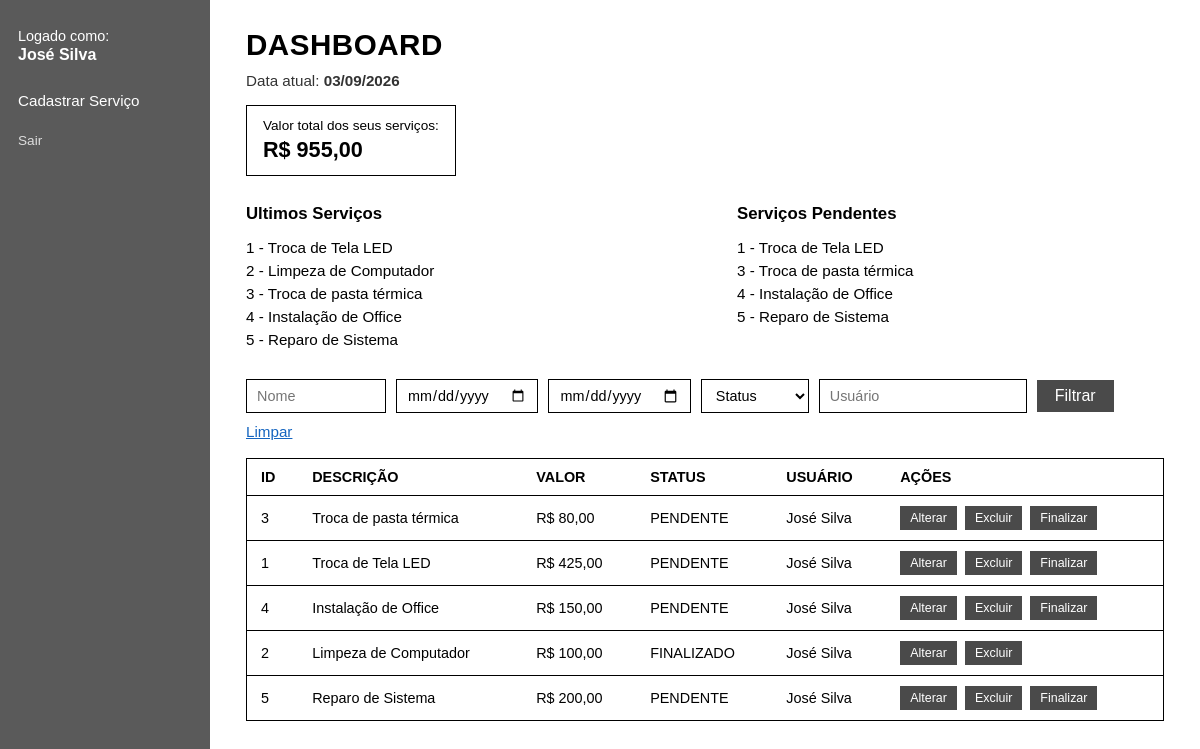
Screenshot of /teste-php/teste-php/?route=dashboard (signed in) with the database file from the repository.
### tables this page shows
CREATE TABLE IF NOT EXISTS `service` (
  `id_service`      BIGINT(20)    NOT NULL AUTO_INCREMENT,
  `description`     VARCHAR(45)   NOT NULL,
  `price`           DECIMAL(11,3) NOT NULL,
  `created_at`      DATETIME      NOT NULL DEFAULT CURRENT_TIMESTAMP,
  `update_at`       DATETIME      NULL     ON UPDATE CURRENT_TIMESTAMP,
  `finished_at`     DATETIME      NULL     COMMENT 'Data de finalização do serviço',
  `commission_user` DECIMAL(11,3) NULL     COMMENT 'Valor da comissão calculada ao finalizar',
  `user_id_user`    BIGINT(20)    NOT NULL,
  PRIMARY KEY (`id_service`),
  CONSTRAINT `fk_service_user`
    FOREIGN KEY (`user_id_user`) REFERENCES `user` (`id_user`)
    ON DELETE RESTRICT
    ON UPDATE CASCADE
);

CREATE TABLE IF NOT EXISTS `user` (
  `id_user`    BIGINT(20)   NOT NULL AUTO_INCREMENT,
  `name`       VARCHAR(150) NOT NULL,
  `email`      VARCHAR(100) NOT NULL UNIQUE,
  `password`   VARCHAR(255) NOT NULL COMMENT 'Hash gerado por password_hash()',
  `created_at` DATETIME     NOT NULL DEFAULT CURRENT_TIMESTAMP,
  `update_at`  DATETIME     NULL     ON UPDATE CURRENT_TIMESTAMP,
  `ativo`      TINYINT(1)   NOT NULL DEFAULT 1,
  PRIMARY KEY (`id_user`)
);

### app/Core/Controller.php (called while the page is built, shortened)
<?php
abstract class Controller
{
    protected function render(string $view, array $data = []): void
    {
        extract($data);
        $viewPath = __DIR__ . '/../Views/' . $view . '.php';
        require $viewPath;
    }
}

### app/Controllers/DashboardController.php (called while the page is built, shortened)
<?php
class DashboardController extends Controller
{
    private $serviceModel;
    public function __construct()
    {
        $this->serviceModel = new Service();
    }
    public function index(): void
    {
        $userId  = (int) $_SESSION['user']['id_user'];
        $filters = $this->readFilters();
        $this->render('dashboard/index', [
            'user'            => $_SESSION['user'],
            'flash'           => $this->getFlash(),
            'currentDate'     => date('d/m/Y'),
            'totalValue'      => $this->serviceModel->getTotalByUser($userId),
            'lastServices'    => $this->serviceModel->getLastByUser($userId),
            'pendingServices' => $this->serviceModel->getPendingByUser($userId),
            'services'        => $this->serviceModel->findAllWithUser($filters),
            'filters'         => $filters,
        ]);
    }
    private function readFilters()
    {
        $status = trim($_GET['status'] ?? '');
        if ($status !== 'Pendente' && $status !== 'Finalizado') {
            $status = '';
        }
        return [
            'description' => trim($_GET['description'] ?? ''),
            'date_from'   => $this->sanitizeDate($_GET['date_from'] ?? ''),
            'date_to'     => $this->sanitizeDate($_GET['date_to'] ?? ''),
            'status'      => $status,
            'user_name'   => trim($_GET['user_name'] ?? ''),
        ];
    }
    private function sanitizeDate($value)
    {
        $value = trim($value);
        if ($value === '' || !preg_match('/^\d{4}-\d{2}-\d{2}$/', $value)) {
            return '';
        }
        return $value;
    }
}

### app/Core/Router.php (called while the page is built, shortened)
<?php
class Router
{
    private array $routes = [];
    public function add(string $route, string $controller, string $action): void
    {
        $this->routes[$route] = [
            'controller' => $controller,
            'action'     => $action,
        ];
    }
    public function dispatch(): void
    {
        $route = trim($_GET['route'] ?? 'auth/login');
        $route = filter_var($route, FILTER_SANITIZE_URL);
        $action         = $this->routes[$route]['action'];
        $controller = new $controllerName();
        $controller->$action();
    }
}

### index.php (called while the page is built, shortened)
<?php
spl_autoload_register(function (string $class): void {
    $path = __DIR__ . '/app/' . str_replace('\\', '/', substr($class, 4)) . '.php';
});
$router = new Router();
$router->add('auth/login',    'AuthController', 'login');
$router->add('auth/logout',   'AuthController', 'logout');
$router->add('auth/register', 'AuthController', 'register');
$router->add('dashboard', 'DashboardController', 'index');
$router->add('service/create', 'ServiceController', 'create');
$router->add('service/store',  'ServiceController', 'store');
$router->add('service/edit',   'ServiceController', 'edit');
$router->add('service/update', 'ServiceController', 'update');
$router->add('service/delete', 'ServiceController', 'delete');
$router->add('service/finish', 'ServiceController', 'finish');
$router->dispatch();

### app/Core/Model.php (called while the page is built, shortened)
<?php
abstract class Model
{
    protected PDO $db;
    public function __construct()
    {
        $this->db = Database::getInstance();
    }
    protected function fetchAll(string $sql, array $params = []): array
    {
        $stmt = $this->db->prepare($sql);
        $stmt->execute($params);
        return $stmt->fetchAll();
    }
}

### app/Core/Database.php (called while the page is built, shortened)
<?php
class Database
{
    private static ?PDO $instance = null;
    public static function getInstance(): PDO
    {
        if (self::$instance === null) {
            $dsn = sprintf(
                'mysql:host=%s;dbname=%s;charset=%s',
                DB_HOST,
                DB_NAME,
                DB_CHARSET
            );
            try {
                self::$instance = new PDO($dsn, DB_USER, DB_PASS, [
                    PDO::ATTR_ERRMODE            => PDO::ERRMODE_EXCEPTION,
                    PDO::ATTR_DEFAULT_FETCH_MODE => PDO::FETCH_ASSOC,
                    PDO::ATTR_EMULATE_PREPARES   => false,
                ]);
            } catch (PDOException $e) {
                error_log('Erro de conexão com o banco: ' . $e->getMessage());
                die('Erro interno. Tente novamente mais tarde.');
            }
        }
        return self::$instance;
    }
}

### app/Models/Service.php (called while the page is built, shortened)
<?php
class Service extends Model
{
    public function findAllWithUser(array $filters = [])
    {
        $sql = 'SELECT
                    s.id_service,
                    s.description,
                    s.price,
                    s.finished_at,
                    s.commission_user,
                    s.created_at,
                    s.user_id_user,
                    u.name AS user_name,
                    CASE
                        WHEN s.finished_at IS NULL THEN \'Pendente\'
                        ELSE \'Finalizado\'
                    END AS status
                FROM `service` s
                INNER JOIN `user` u ON u.id_user = s.user_id_user';
        $params = [];
        $sql .= ' ORDER BY s.created_at DESC';
        return $this->fetchAll($sql, $params);
    }
    public function getLastByUser($userId, $limit = 5)
    {
        $sql = 'SELECT id_service, description, finished_at
                FROM `service`
                WHERE user_id_user = :user_id
                ORDER BY created_at DESC
                LIMIT ' . (int) $limit;
        return $this->fetchAll($sql, ['user_id' => $userId]);
    }
    public function getPendingByUser($userId, $limit = 5)
    {
        $sql = 'SELECT id_service, description
                FROM `service`
                WHERE user_id_user = :user_id
                  AND finished_at IS NULL
                ORDER BY created_at DESC
                LIMIT ' . (int) $limit;
        return $this->fetchAll($sql, ['user_id' => $userId]);
    }
}

### app/Views/dashboard/index.php (the view, shortened to what this page needs)
<!DOCTYPE html>
<html lang="pt-BR">
<head>
    <link rel="stylesheet" href="<?= BASE_URL ?>public/css/style.css">
</head>
<body class="dashboard-page">
    <aside class="sidebar">
        <p class="sidebar-user">Logado como:</p>
        <p class="sidebar-name"><?= htmlspecialchars($user['name']) ?></p>
        <nav class="sidebar-nav">
            <a href="<?= BASE_URL ?>?route=service/create">Cadastrar Serviço</a>
            <a class="nav-logout" href="<?= BASE_URL ?>?route=auth/logout">Sair</a>
        </nav>
    </aside>
    <main class="main-content">
        <h1>DASHBOARD</h1>
        <p class="dashboard-meta">
            Data atual: <strong><?= htmlspecialchars($currentDate) ?></strong>
        </p>
        <div class="total-box">
            <span class="total-label">Valor total dos seus serviços:</span>
            <span class="total-value">
                R$ <?= number_format($totalValue, 2, ',', '.') ?>
            </span>
        </div>
        <div class="lists-row">
            <div class="list-block">
                <h2>Ultimos Serviços</h2>
                <?php if (empty($lastServices)): ?>
                    <p class="empty-msg">Nenhum serviço cadastrado.</p>
                <?php else: ?>
                    <ul>
                        <?php foreach ($lastServices as $item): ?>
                            <li>
                                <?= (int) $item['id_service'] ?>
                                - <?= htmlspecialchars($item['description']) ?>
                            </li>
                        <?php endforeach; ?>
                    </ul>
                <?php endif; ?>
            </div>
            <div class="list-block">
                <h2>Serviços Pendentes</h2>
                <?php if (empty($pendingServices)): ?>
                    <p class="empty-msg">Nenhum serviço pendente.</p>
                <?php else: ?>
                    <ul>
                        <?php foreach ($pendingServices as $item): ?>
                            <li>
                                <?= (int) $item['id_service'] ?>
                                - <?= htmlspecialchars($item['description']) ?>
                            </li>
                        <?php endforeach; ?>
                    </ul>
                <?php endif; ?>
            </div>
        </div>
        <form method="GET" action="<?= BASE_URL ?>" class="filter-form">
            <input
                type="text"
                name="description"
                placeholder="Nome"
                value="<?= htmlspecialchars($filters['description']) ?>"
            >
            <input type="date" name="date_from" value="<?= htmlspecialchars($filters['date_from']) ?>">
            <input type="date" name="date_to" value="<?= htmlspecialchars($filters['date_to']) ?>">
            <select name="status">
                <option value="">Status</option>
            </select>
            <input
                type="text"
                name="user_name"
                placeholder="Usuário"
                value="<?= htmlspecialchars($filters['user_name']) ?>"
            >
            <button type="submit" class="btn btn-primary">Filtrar</button>
            <a class="auth-link" href="<?= BASE_URL ?>?route=dashboard">Limpar</a>
        </form>
        <div class="table-wrap">
            <table class="services-table">
                <thead>
                    <tr>
                        <th>ID</th>
                        <th>DESCRIÇÃO</th>
                        <th>VALOR</th>
                        <th>STATUS</th>
                        <th>USUÁRIO</th>
                        <th>AÇÕES</th>
                    </tr>
                </thead>
                <tbody>
                    <?php if (empty($services)): ?>
                        <tr>
                            <td colspan="6" class="empty-msg">Nenhum serviço encontrado.</td>
                        </tr>
                    <?php else: ?>
                        <?php foreach ($services as $service): ?>
                            <tr>
                                <td><?= (int) $service['id_service'] ?></td>
                                <td><?= htmlspecialchars($service['description']) ?></td>
                                <td>R$ <?= number_format((float) $service['price'], 2, ',', '.') ?></td>
                                <td><?= htmlspecialchars(strtoupper($service['status'])) ?></td>
                                <td><?= htmlspecialchars($service['user_name']) ?></td>
                                <td class="actions">
                                    <a
                                        class="btn btn-small"
                                        href="<?= BASE_URL ?>?route=service/edit&amp;id=<?= (int) $service['id_service'] ?>"
                                    >Alterar</a>
                                    <a
                                        class="btn btn-small"
                                        href="<?= BASE_URL ?>?route=service/delete&amp;id=<?= (int) $service['id_service'] ?>"
                                        onclick="return confirm('Deseja excluir este serviço?');"
                                    >Excluir</a>
                                    <?php if ($service['finished_at'] === null): ?>
                                        <a
                                            class="btn btn-small btn-finish"
                                            href="<?= BASE_URL ?>?route=service/finish&amp;id=<?= (int) $service['id_service'] ?>"
                                            data-id="<?= (int) $service['id_service'] ?>"
                                        >Finalizar</a>
                                    <?php endif; ?>
                                </td>
                            </tr>
                        <?php endforeach; ?>
                    <?php endif; ?>
                </tbody>
            </table>
        </div>
    </main>
</body>
</html>

### public/css/style.css (style rules this page uses)
* { box-sizing: border-box; margin: 0; padding: 0; }
body { font-family: Arial, Helvetica, sans-serif; color: #000; background: #fff; }
input, select, button { font-family: inherit; }
.auth-link { color: #1565c0; text-decoration: underline; font-size: 0.95rem; }
.btn { display: inline-block; padding: 8px 22px; border: none; cursor: pointer; font-size: 1rem; text-decoration: none; color: #fff; }
.btn-primary { background: #000; }
.btn-small { padding: 5px 10px; margin-right: 4px; background: #4a4a4a; font-size: 0.78rem; }
.dashboard-page { display: flex; min-height: 100vh; background: #fff; }
.sidebar { width: 210px; background: #5a5a5a; color: #fff; padding: 28px 18px; flex-shrink: 0; }
.sidebar-user { font-size: 0.9rem; }
.sidebar-name { font-weight: bold; margin: 2px 0 28px; font-size: 1rem; }
.sidebar-nav a { display: block; color: #fff; text-decoration: none; margin-bottom: 14px; font-size: 0.95rem; }
.sidebar-nav a.nav-logout { margin-top: 24px; font-size: 0.85rem; color: #ddd; }
.main-content { flex: 1; padding: 28px 36px 40px; }
.main-content h1 { font-size: 1.85rem; font-weight: bold; letter-spacing: 0.5px; margin-bottom: 10px; }
.dashboard-meta { margin-bottom: 16px; color: #333; font-size: 0.95rem; }
.total-box { border: 1px solid #000; padding: 12px 16px; margin-bottom: 28px; display: inline-block; }
.total-label { display: block; font-size: 0.85rem; margin-bottom: 4px; }
.total-value { font-size: 1.35rem; font-weight: bold; }
.lists-row { display: flex; gap: 64px; margin-bottom: 28px; }
.list-block { flex: 1; min-width: 0; }
.list-block h2 { font-size: 1.05rem; font-weight: bold; margin-bottom: 12px; }
.list-block ul { list-style: none; }
.list-block li { padding: 3px 0; font-size: 0.95rem; }
.filter-form { display: flex; flex-wrap: wrap; align-items: center; gap: 10px; margin-bottom: 18px; }
.filter-form input[type="text"], .filter-form input[type="date"], .filter-form select { height: 34px; padding: 4px 10px; border: 1px solid #000; background: #fff; font-size: 0.9rem; }
.filter-form input[name="description"] { width: 140px; }
.filter-form .btn-primary { background: #4a4a4a; padding: 7px 18px; }
.table-wrap { border: 1px solid #000; overflow-x: auto; }
.services-table { width: 100%; border-collapse: collapse; }
.services-table th, .services-table td { padding: 10px 14px; text-align: left; font-size: 0.9rem; border-bottom: 1px solid #000; }
.services-table tr:last-child td { border-bottom: none; }
.services-table th { font-weight: bold; background: #fff; }
.services-table .actions { white-space: nowrap; }

### rows the page displays
service: id_service "1", description "Troca de Tela LED", price "425,00", status "PENDENTE", user_id_user.name "José Silva"
service: id_service "2", description "Limpeza de Computador", price "100,00", status "FINALIZADO", user_id_user.name "José Silva"
service: id_service "3", description "Troca de pasta térmica", price "80,00", status "PENDENTE", user_id_user.name "José Silva"
service: id_service "4", description "Instalação de Office", price "150,00", status "PENDENTE", user_id_user.name "José Silva"
service: id_service "5", description "Reparo de Sistema", price "200,00", status "PENDENTE", user_id_user.name "José Silva"

### other values shown
$user['name'] "José Silva"
$currentDate "03/09/2026"
$totalValue "955,00"
